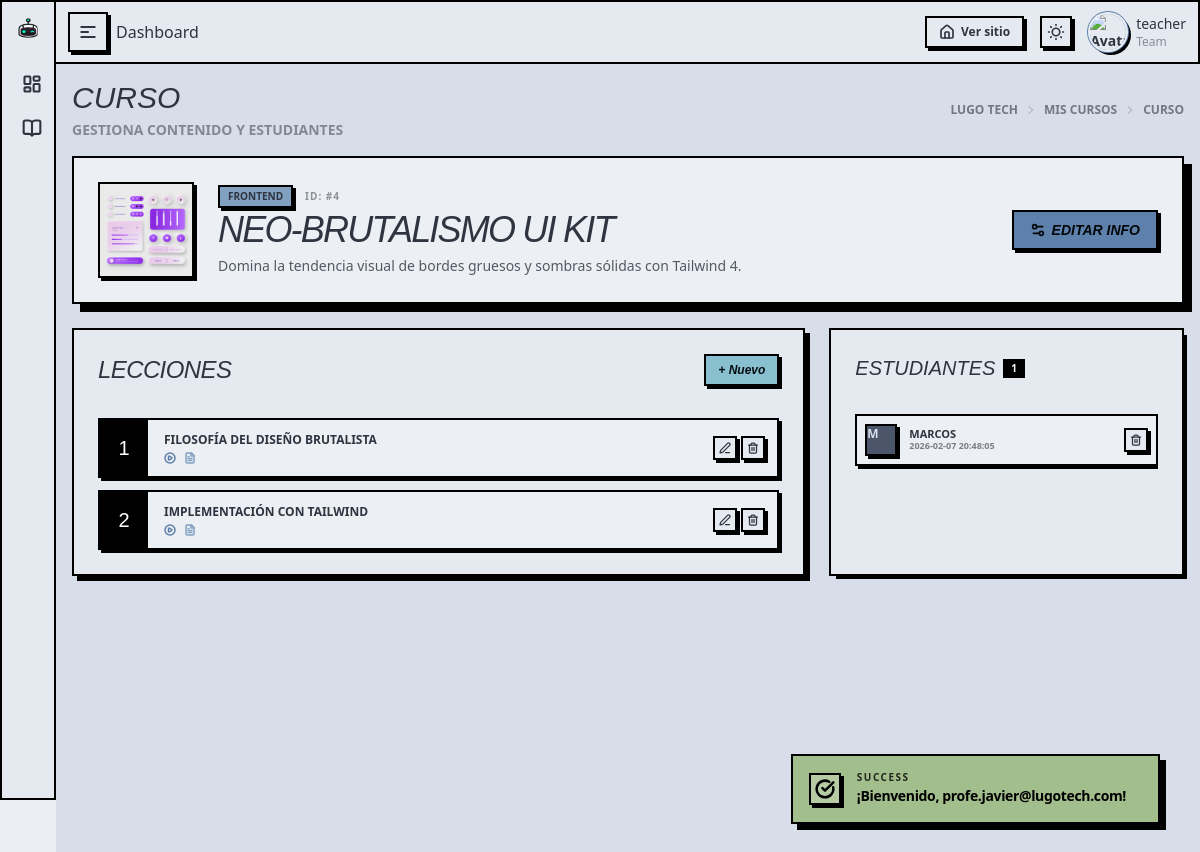
/pages/teacherCourse.php?course_id=4 (signed in), run on the app's committed database.
### tables this page shows
CREATE TABLE courses (
    id INTEGER PRIMARY KEY AUTOINCREMENT,
    teacher_id INTEGER NOT NULL,
    title TEXT NOT NULL,
    description TEXT NOT NULL,
    thumbnail TEXT NOT NULL DEFAULT 'default_course.jpg',
    category TEXT NOT NULL CHECK (category IN ('backend', 'frontend')),
    status TEXT NOT NULL DEFAULT 'pending' CHECK (status IN ('pending', 'published')),
    created_at TIMESTAMP DEFAULT CURRENT_TIMESTAMP,
    FOREIGN KEY (teacher_id) REFERENCES users(id) ON DELETE CASCADE
);

CREATE TABLE lessons (
    id INTEGER PRIMARY KEY AUTOINCREMENT,
    course_id INTEGER NOT NULL,
    title TEXT NOT NULL,
    content TEXT,
    video_url TEXT,
    order_index INTEGER NOT NULL,
    FOREIGN KEY (course_id) REFERENCES courses(id) ON DELETE CASCADE
);

### includes/dao/CourseDao.php (called while the page is built, shortened)
<?php
class CourseDao
{
  private $db;
  public function __construct($databaseConnection)
  {
    $this->db = $databaseConnection;
  }
  public function getCourseById($id)
  {
    $stmt = $this->db->prepare('SELECT courses.*, users.username as teacher_name FROM courses LEFT JOIN users ON courses.teacher_id = users.id WHERE courses.id = :id');
    $stmt->bindValue(':id', $id, SQLITE3_INTEGER);
    $result = $stmt->execute();
    return $result->fetchArray(SQLITE3_ASSOC);
  }
}

### includes/dao/LessonDao.php (called while the page is built, shortened)
<?php
class LessonDao
{
  private $db;
  public function __construct($databaseConnection)
  {
    $this->db = $databaseConnection;
  }
  public function getLessonsByCourse($courseId)
  {
    $stmt = $this->db->prepare('SELECT * FROM lessons WHERE course_id = :course_id ORDER BY order_index ASC');
    $stmt->bindValue(':course_id', $courseId, SQLITE3_INTEGER);
    $result = $stmt->execute();
    $lessons = [];
    while ($row = $result->fetchArray(SQLITE3_ASSOC)) {
      $lessons[] = $row;
    }
    return $lessons;
  }
}

### includes/course_summary.php (the view, shortened to what this page needs)
<div class="bg-base-100 border-3 border-black shadow-neo-lg p-6 flex flex-col md:flex-row justify-between items-center gap-6 rounded-none">
  <div class="flex items-center gap-6">
    <div class="hidden md:block w-24 h-24 border-2 border-black shadow-neo-sm overflow-hidden bg-base-300">
      <img src="<?= BASE_URL . 'assets/upload/thumbnails/' . $course['thumbnail'] ?>"
        class="w-full h-full object-cover" alt="Course thumb">
    </div>
    <div>
      <div class="flex items-center gap-3 mb-1">
        <span class="bg-secondary px-2 py-0.5 border-2 border-black text-[10px] font-black uppercase shadow-neo-sm">
          <?= $course['category'] ?>
        </span>
        <span class="text-[10px] font-black opacity-50 uppercase tracking-widest">ID: #<?= $course['id'] ?></span>
      </div>
      <h1 class="text-3xl md:text-4xl font-display uppercase italic tracking-tighter leading-none">
        <?= $course['title'] ?>
      </h1>
      <p class="text-sm font-medium mt-2 max-w-xl opacity-80"><?= $course['description'] ?></p>
    </div>
  </div>
  <div class="flex gap-3 w-full md:w-auto">
    <button onclick="updateCourse(<?= htmlspecialchars($course['id']) ?>, <?= htmlspecialchars($course['teacher_id']) ?>, '<?= htmlspecialchars(addslashes($course['title'])) ?>', '<?= htmlspecialchars(addslashes($course['description'])) ?>', '<?= htmlspecialchars($course['category']) ?>', '<?= htmlspecialchars($course['status']) ?>', '<?= htmlspecialchars($course['thumbnail']) ?>')"
      class="btn btn-primary flex-1 md:flex-none border-2 border-black shadow-neo-sm rounded-none font-display italic uppercase">
      <i data-lucide="settings-2" class="size-4"></i> Editar Info
    </button>
  </div>
</div>

### includes/lesson_manager.php (shortened to what this page needs)
<div class="bg-base-200 border-3 border-black shadow-neo p-6 rounded-none h-full">
  <div class="flex justify-between items-center mb-8">
    <h2 class="text-2xl font-display uppercase italic tracking-tight">Lecciones</h2>
    <button onclick="add_lesson_modal.showModal()"
      class="btn btn-sm btn-accent border-2 border-black shadow-neo-sm rounded-none font-display italic">
      + Nuevo
    </button>
  </div>
  <div class="space-y-3">
    <?php if (empty($lessons)): ?>
      <div class="border-2 border-dashed border-black/20 p-10 text-center font-bold opacity-40 uppercase text-xs">
        No hay lecciones creadas todavía.
      </div>
    <?php else: ?>
      <?php foreach ($lessons as $lesson): ?>
        <div class="flex items-center bg-base-100 border-2 border-black shadow-neo-sm hover:shadow-neo transition-all rounded-none overflow-hidden group">
          <div class="bg-black text-white w-12 h-14 flex items-center justify-center font-display text-xl shrink-0">
            <?= $lesson['order_index'] ?>
          </div>
          <div class="flex-1 px-4 py-2">
            <h4 class="font-black uppercase text-xs truncate max-w-50 md:max-w-none"><?= $lesson['title'] ?></h4>
            <div class="flex gap-2 mt-1">
              <?php if ($lesson['video_url']): ?>
                <i data-lucide="play-circle" class="size-3 text-primary stroke-3"></i>
              <?php endif; ?>
              <?php if ($lesson['content']): ?>
                <i data-lucide="file-text" class="size-3 text-secondary stroke-3"></i>
              <?php endif; ?>
            </div>
          </div>
          <div class="flex gap-1 pr-3">
            <button class="btn btn-square btn-xs border-2 border-black rounded-none hover:bg-warning shadow-neo"
              onclick="updateLesson(
                <?= htmlspecialchars($lesson['id']) ?>,
                '<?= htmlspecialchars($lesson['title']) ?>',
                '<?= htmlspecialchars($lesson['video_url']) ?>',
                '<?= htmlspecialchars($lesson['order_index']) ?>',
                '<?= htmlspecialchars($lesson['content']) ?>'
              )">
              <i data-lucide="edit-3" class="size-3"></i>
            </button>
            <button class="btn btn-square btn-xs border-2 border-black rounded-none hover:bg-error shadow-neo"
              onclick="deleteLesson(<?= htmlspecialchars($lesson['id']) ?>, <?= htmlspecialchars($courseId) ?>); ">
              <i data-lucide="trash-2" class="size-3"></i>
            </button>
          </div>
        </div>
      <?php endforeach; ?>
    <?php endif; ?>
  </div>

### data on the page
courses: thumbnail (picture), category "FRONTEND", id "4", title "NEO-BRUTALISMO UI KIT", description "Domina la tendencia visual de bordes gruesos y sombras sólidas con Tailwind 4."
lessons: order_index "1", title "FILOSOFÍA DEL DISEÑO BRUTALISTA"
lessons: order_index "2", title "IMPLEMENTACIÓN CON TAILWIND"

### other printed values
$type "SUCCESS"
$message "¡Bienvenido, profe.javier@lugotech.com!"
$_SESSION['user']['role'] "teacher"
$totalStudents "1"
substr($student['username'], 0, 1) "M"
$student['username'] "MARCOS"
$student['enrolled_at'] "2026-02-07 20:48:05"
